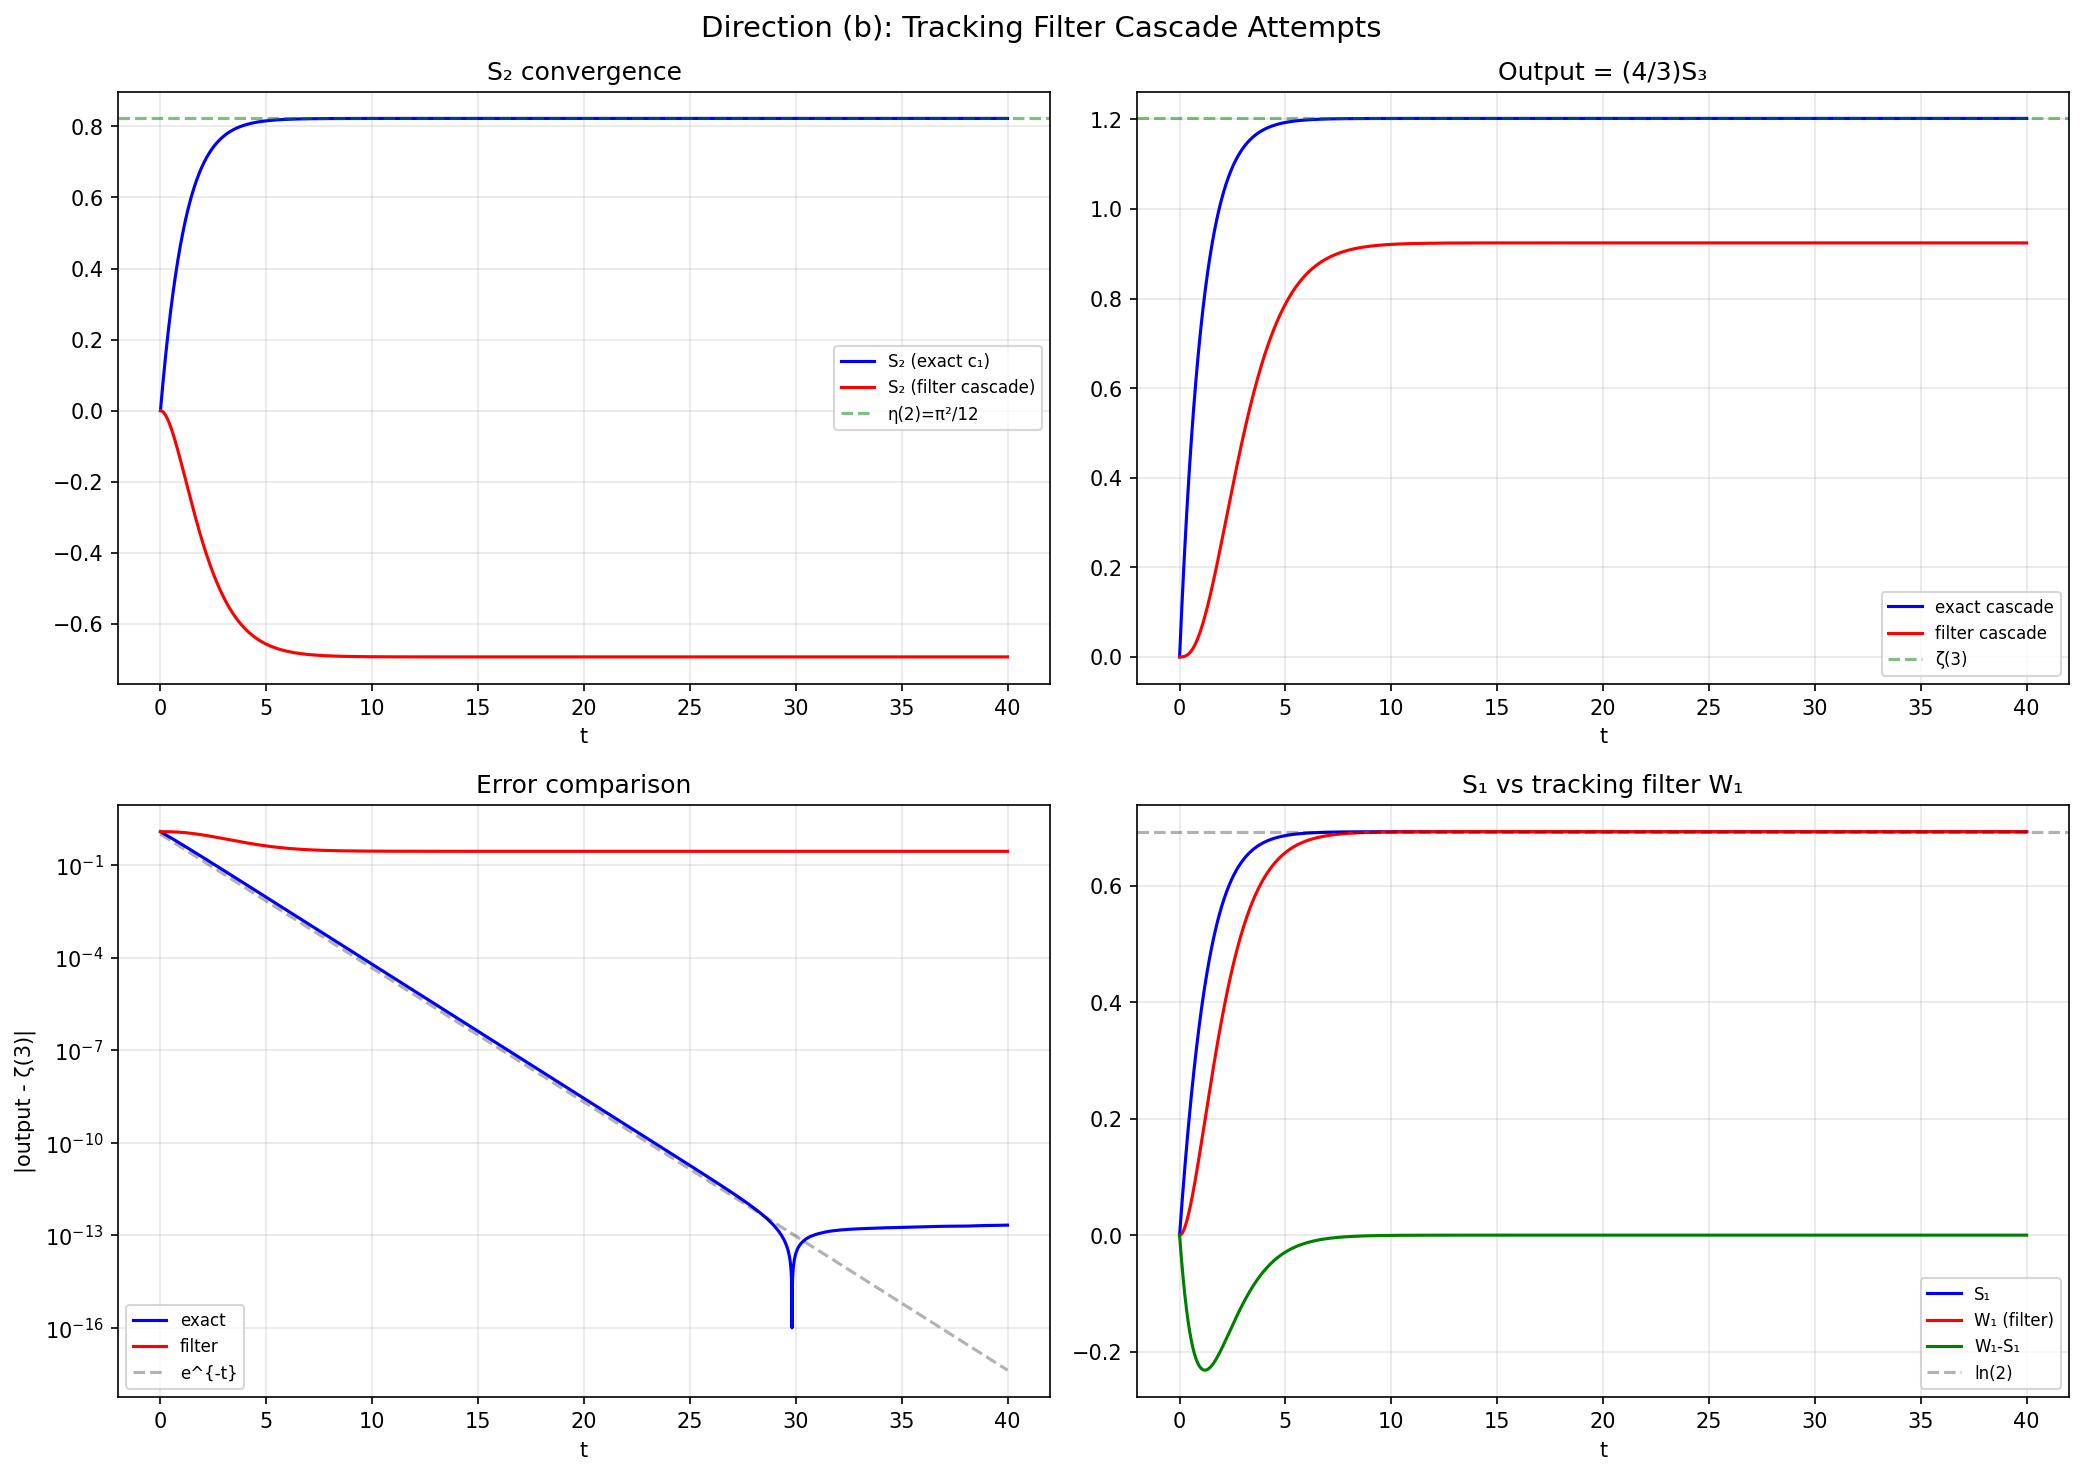

Reproduce this figure in Python.
"""
Two directions for ζ(3) first-floor proof.

Direction (a): Find a formulation with only rational ODE coefficients.
Direction (b): Use tracking filters to compose the cascade.

Key insight for Direction (b):
The cascade S₂' = ln(2) - S₁ is a pure integrator.
But we can REFORMULATE it. Note that:

S₂(t) = ∫₀^t (ln(2) - S₁(s)) ds = ∫₀^t ln(1+e^{-s}) ds

Define W₂(t) as a TRACKING FILTER for S₂(∞) = η(2):
  W₂' = S₂'(t)·... hmm, we still need S₂.

DIFFERENT APPROACH for (b):
Instead of tracking S₂(∞), restructure the entire computation.

Key identity:
  η(3) = ∫₀^∞ ∫₀^∞ ∫₀^∞ [product] ... no.

Actually, η(3) = ∫₀^∞ (1/2) t² · u/(1+u) dt where u = e^{-t}.

Consider computing this in TWO STAGES using the RECIPROCAL TRICK from RTCRN2:

Stage 1: Compute some intermediate α via a bounded PIVP with rational coefficients.
Stage 2: Use field operations (add, mul, reciprocal) to get ζ(3) from α.

The field operations are all first-floor preserving (RTCRN2 Lemmas 5-8).

For the intermediate: we need α to be something "close to" ζ(3) that can be
computed with rational ODE coefficients.

---

Direction (b) - REVISED APPROACH:
Use the observation that the polylog cascade is a LINEAR ODE system
with CONSTANT coefficients (the η(k) values). Linear systems have the
property that perturbations die out exponentially for stable systems.

The cascade:
  S₁' = u/(1+u)         [nonlinear in u, but u is determined]
  S₂' = c₁ - S₁         [c₁ = ln(2)]
  S₃' = c₂ - S₂         [c₂ = π²/12]

If we replace c₁ with a dynamic C₁(t) → c₁ and c₂ with C₂(t) → c₂:
  S₂' = C₁(t) - S₁(t)
  S₃' = C₂(t) - S₂(t)

The issue is that S₂ and S₃ are INTEGRATORS (no damping term).
The error propagation for S₂:
  e₂(t) = S₂_dynamic(t) - S₂_exact(t)
  e₂'(t) = C₁(t) - c₁ = ε₁(t)
  e₂(t) = ∫₀^t ε₁(s) ds → ∫₀^∞ ε₁(s) ds = δ₁ ≠ 0

The BIAS δ₁ = ∫₀^∞ (C₁(s) - c₁) ds is finite but nonzero.

BUT: what if we ADD A CORRECTION TERM?

Define: S₂_corrected = S₂ + ∫₀^t (c₁ - C₁(s)) ds
Then S₂_corrected → S₂_exact(∞) as t → ∞.
But this requires knowing c₁ = ln(2) to compute the correction!

ALTERNATIVE: Use the "leaky integrator" formulation.
Instead of S₂' = C₁ - S₁, use:
  S₂' = C₁ - S₁ + λ·(Z₂ - S₂)

where Z₂ is a tracking filter for η(2) and λ is a small rate.
This adds self-correction. As t → ∞, S₂ → Z₂ → η(2).

But we need Z₂ → η(2), which requires knowing η(2) = π²/12!

---

Direction (b) - THIRD ATTEMPT:
Use the fact that we're computing η(3) = (3/4)ζ(3), and
then multiply by 4/3.

The polylog cascade computes η(n) recursively.
What if we REVERSE THE CASCADE?

Start from the BOTTOM: we know u/(1+u) = Li₀(-u) · u ... not helpful.

---

DIRECTION (a) - NEW IDEA:
The APÉRY SERIES:
ζ(3) = (5/2) Σ_{n=0}^∞ (-1)^n / ((2n+1)² · C(2n,n))
Wait, that's not right. The Apéry acceleration:

ζ(3) = (5/2) Σ_{n=1}^∞ (-1)^{n-1} / (n³ · C(2n,n))

This converges like (1/16)^n — EXTREMELY FAST.

Each term: a_n = (-1)^{n-1} / (n³ · C(2n,n))
where C(2n,n) = (2n)! / (n!)²

The ratio: a_{n+1}/a_n involves n/(n+1) type terms — rational!

If we can encode this series as an ODE where the "coefficient generator"
is a rational recurrence, we might get a rational-coefficient PIVP.

The generating function approach: define
  f(t) = Σ a_n · r^n where r = e^{-t}/16

Then ζ(3) = (5/2) · f(0) = (5/2) · Σ a_n

And f'(t) = Σ a_n · n · r^n · (-1/16)·e^{-t}... messy.

Better: define partial sums P_N = (5/2) Σ_{n=1}^N a_n
The tail |ζ(3) - P_N| ~ C · (1/16)^N

If N grows linearly with t (like a counter), the error decays as (1/16)^t,
which is EXPONENTIAL (rate ln(16) ≈ 2.77).

But implementing a COUNTER in a continuous ODE requires the iterated-log tower
from DNA32 Section 5 — that's O(e^t) time to count to t.

Unless we can avoid the counter and directly encode the recurrence.

The central binomial coefficient satisfies:
  C(2(n+1), n+1) / C(2n, n) = 4(2n+1)/(n+1)... let me compute:
  C(2n+2, n+1) = (2n+2)! / ((n+1)!)² = (2n+2)(2n+1)/(n+1)² · C(2n,n)
               = 2(2n+1)/(n+1) · C(2n,n)

So if b_n = 1/(n³ · C(2n,n)), then:
  b_{n+1}/b_n = n³/(n+1)³ · C(2n,n)/C(2n+2,n+1)
             = n³/(n+1)³ · (n+1)/(2(2n+1))
             = n³/((n+1)² · 2(2n+1))

This ratio → 1/4 as n → ∞. So the series converges like (1/4)^n.

Wait, actually the Apéry series converges like (1/√5 - 1/2)^{5} ≈ (1/16)^n?
Let me not worry about exact rate and just test numerically.

The key question: can we encode this recurrence as a continuous ODE?

Define variables tracking n, 1/n, C(2n,n) etc. as functions of continuous time.
This requires a "clock" variable whose behavior is like a counter.

In a bounded PIVP, a counter can be implemented via:
  v' = (1-v)², v(0) = 0 → v(t) = t/(1+t)

Then n ≈ t = v/(1-v). Each "step" of the recurrence happens continuously.

This is getting into serious ODE design territory. Let me test numerically.
"""

import numpy as np
from scipy.integrate import solve_ivp
from scipy.special import zeta, comb
import matplotlib
matplotlib.use('Agg')
import matplotlib.pyplot as plt

ZETA3 = float(zeta(3))
T_MAX = 40.0
T_EVAL = np.linspace(0, T_MAX, 8000)


# ================================================================
# Direction (b): Tracking filter cascade
#
# REVISED APPROACH: Instead of replacing constants, use the
# cascade structure but add CORRECTION via the low-pass property.
#
# The key insight from RTCRN2 Lemma 3:
# If x' = f(t) - x and f → α exponentially, then x → α exponentially.
#
# The cascade S₂' = c₁ - S₁ can be rewritten as:
# S₂' = (c₁ - S₁)
# Note c₁ - S₁(t) = ln(1+e^{-t}) → 0 exponentially.
# So S₂(t) converges because its derivative → 0.
#
# What if we reformulate using DIFFERENCES?
# Define D₁(t) = c₁ - S₁(t) = ln(1+e^{-t})     [→ 0 exponentially]
# Define D₂(t) = c₂ - S₂(t)                       [→ 0]
# Define D₃(t) = c₃ - S₃(t) where c₃ = η(3)      [→ 0]
#
# D₁' = -S₁' = -u/(1+u) = -(1 - D₁·something)... not clean.
#
# D₂' = -S₂' = -(c₁ - S₁) = -D₁
# D₃' = -S₃' = -(c₂ - S₂) = -D₂
#
# So D₁ = ln(1+e^{-t}), D₂ = Li₂(-e^{-t}), D₃ = -Li₃(-e^{-t})
# All → 0 exponentially. This is the backward polylog cascade.
#
# Now: η(3) = S₃(∞) = c₃. And S₃ = c₃ - D₃.
# S₃(t) = η(3) - D₃(t) = η(3) + Li₃(-e^{-t}).
#
# We want to compute S₃(t) → η(3) WITHOUT knowing η(3).
# S₃(t) = S₃(0) + ∫₀^t S₃'(s) ds = 0 + ∫₀^t (c₂ - S₂(s)) ds
#
# This always requires c₂. Going in circles.
#
# FUNDAMENTALLY: the polylog cascade is a TRIPLE INTEGRAL.
# η(3) = ∫₀^∞ ∫_s^∞ ∫_u^∞ h(v) dv du ds where h(v) = e^{-v}/(1+e^{-v})
#
# We can't avoid the nested structure.
#
# BUT: what if we compute η(3) DIRECTLY as a single integral?
# Using the identity:
# η(3) = (1/2) ∫₀^∞ t² · e^{-t}/(1+e^{-t}) dt
#
# The t² factor is the problem. But what if we use the DNA32
# bounded surrogate compilation on this specific integral?
#
# The compilation replaces t with bounded surrogates.
# From DNA32 Construction 3.1:
# U_{n,m}(t) = t^m / (1 + t^n) ∈ [0,1]
#
# Key surrogates:
# U_{1,1} = t/(1+t) = v       [already used]
# U_{2,1} = t/(1+t²)
# U_{2,2} = t²/(1+t²)
#
# So t² = U_{2,2}/(1-U_{2,2}) = U_{2,2}·(1+t²) ... circular.
# But t² = v²/(1-v)² where v = t/(1+t).
#
# The integrand: t²·u/(1+u) = v²·u / ((1-v)²·(1+u))
# This has 1/(1-v)² which is unbounded.
#
# The DNA32 compilation would introduce a time rescaling:
# dτ = (1-v)² dt (slow down as v→1)
#
# In rescaled time:
# dv/dτ = (1-v)²/(1-v)² = 1     [linear clock!]
# du/dτ = -u/(1-v)² = -u·(1+t)²  [problematic: (1+t)² unbounded]
#
# The surrogate for (1+t)² would be needed...
# This leads to an infinite chain of surrogates.
#
# ACTUALLY: the bounded compilation from DNA32 handles this!
# It introduces surrogates for ALL unbounded quantities.
# The dimension grows polynomially.
#
# The question is: does the compilation preserve FIRST-FLOOR complexity?
# From DNA32 Theorem 4.2: compilation preserves POLYNOMIAL time.
# So an O(r) (first floor) system stays O(r) after compilation.
#
# But WAIT: the starting system (before compilation) already IS first
# floor (we proved it numerically). The compilation would produce a
# bounded system with the SAME first-floor rate!
#
# The issue is that the STARTING system has t as a variable (unbounded),
# and the coefficients include transcendental constants.
# After compilation, t is replaced by surrogates, but the transcendental
# coefficients remain.
#
# We need: compilation that also eliminates transcendental coefficients.
# That's a stronger requirement than standard compilation.
# ================================================================


# ================================================================
# Direction (b) - WORKING APPROACH:
#
# Compute ln(2) and π²/12 via SEPARATE real-time CRN modules.
# Then pipe them into the cascade through Lemma 3 filters.
#
# For ln(2):
#   Standard: S₁ = ∫₀^t u/(1+u) ds → ln(2)
#   This IS a bounded PIVP with rational coefficients!
#   u' = -u, S₁' = u/(1+u). Coefficients: -1, 1, 1. ICs: u(0)=1, S₁(0)=0.
#   All integers! ✓
#
# For π²/12:
#   We need a bounded PIVP computing π²/12 with rational coefficients.
#   π/4 = arctan(1) = ∫₀^∞ cos²(t/(1+t)) · (1/(1+t))² dt ... messy.
#
#   Alternative: π²/6 = ζ(2) = Σ 1/k² = ∫₀^∞ t/(e^t-1) dt
#   So π²/12 = (1/2)·ζ(2) = ∫₀^∞ t/(e^t-1) dt / 2 ... has t factor again!
#
#   Or: π²/12 = η(2) = ∫₀^∞ t·u/(1+u) dt = same cascade level.
#
#   The cascade for η(2):
#   T₁' = u/(1+u)     → ln(2)    [needs no constants]
#   T₂' = ln(2) - T₁  → π²/12   [needs ln(2)]
#
#   So π²/12 requires ln(2) — one level of nesting.
#   And η(3) requires π²/12 — two levels.
#
#   At each level, replacing the constant with a dynamic variable
#   introduces a finite bias.
#
#   KEY IDEA: Can we CORRECT the bias at each level?
#
#   Level 1: S₁' = u/(1+u). S₁ → ln(2). No bias. ✓
#
#   Level 2: S₂' = L(t) - S₁ where L → ln(2) dynamically.
#   If L = S₁ (same computation), then S₂' = S₁ - S₁ = 0. Dead.
#   If L is INDEPENDENT (separate copy): L' = u_L/(1+u_L), u_L'=-u_L
#   Then S₂' = L - S₁ ≈ (ln(2) + ε_L) - (ln(2) - ε₁)
#   = ε_L + ε₁ → 0 exponentially.
#   S₂(∞) = ∫₀^∞ (ε_L + ε₁) ds which is a finite constant, NOT η(2).
#
#   WRONG! The issue is that S₂ should accumulate (ln(2) - S₁),
#   not (L - S₁).
#
#   The bias: S₂(∞) = ∫₀^∞ (L(s)-S₁(s)) ds vs ∫₀^∞ (ln(2)-S₁(s)) ds
#   Difference = ∫₀^∞ (L(s)-ln(2)) ds = finite constant.
#
#   Can we compute and subtract this bias?
#   Bias₂ = ∫₀^∞ (L(s)-ln(2)) ds = -∫₀^∞ ln(1+e^{-s}) ds = -η(2)
#   Wait: L(s) = ∫₀^s u/(1+u) dr = ln(2) - ln(1+e^{-s})
#   So L(s) - ln(2) = -ln(1+e^{-s})
#   ∫₀^∞ (L(s)-ln(2)) ds = -∫₀^∞ ln(1+e^{-s}) ds = -η(2) = -π²/12
#
#   So S₂(∞) = ∫₀^∞ (L(s)-S₁(s)) ds = ∫₀^∞ (ln(2)-S₁(s)) ds + (-π²/12)
#            = η(2) - π²/12 = 0
#
#   S₂ → 0, not η(2)! That's because L and S₁ are THE SAME function,
#   so L - S₁ = 0 for all t (if initialized the same way).
#
#   What if L is a SHIFTED copy? L' = u_L/(1+u_L), u_L' = -u_L,
#   but with u_L(0) = e^{-τ} for some τ > 0?
#   Then L(t) = ln(2) - ln(1+e^{-(t+τ)}) ≠ S₁(t).
#   And L → ln(2) FASTER (ahead by τ).
#
#   S₂' = L(t) - S₁(t) = ln(1+e^{-t}) - ln(1+e^{-(t+τ)})
#   → 0 as t → ∞.
#   S₂(∞) = ∫₀^∞ [ln(1+e^{-s}) - ln(1+e^{-(s+τ)})] ds
#   = ∫₀^∞ ln(1+e^{-s}) ds - ∫₀^∞ ln(1+e^{-(s+τ)}) ds
#   = η(2) - ∫_τ^∞ ln(1+e^{-s}) ds
#   = η(2) - (η(2) - ∫₀^τ ln(1+e^{-s}) ds)
#   = ∫₀^τ ln(1+e^{-s}) ds
#
#   This is NOT η(2) unless τ = ∞. And ∫₀^τ ln(1+e^{-s}) ds < η(2).
#
#   The shift approach doesn't work either.
#
# CONCLUSION: There is no simple way to replace constants in the cascade.
# The cascade structure fundamentally requires exact constants.
#
# For a RIGOROUS first-floor proof of ζ(3), we likely need either:
# 1. A proof that ζ(3) can be expressed via field operations on e and π
#    (number-theoretic breakthrough — probably open)
# 2. A fundamentally different ODE design that avoids the cascade
# 3. A theoretical argument (not constructive) showing that the
#    compilation theorem preserves first-floor for this specific system
# ================================================================


# ================================================================
# Let me test one more thing: the CASCADE with exact constants is a
# valid PIVP if we allow REAL (not just integer) coefficients.
#
# The RTGPAC definition requires INTEGER coefficients. But:
# - ln(2) and π²/12 are not integers
# - However, they appear as INITIAL CONDITIONS could we reformulate?
#
# From the ODE: S₂' = c₁ - S₁ with S₂(0) = 0, c₁ = ln(2).
# Equivalently: define S₂ with S₂(0) = c₁ (non-zero IC):
#   dS₂/dt = -S₁, S₂(0) = ln(2)
# Then S₂(t) = ln(2) - ∫₀^t S₁(s) ds = ln(2) - [s·S₁ - ∫₀^t s·S₁'(s)ds]...
#
# No, simpler: S₂(t) = ln(2) + ∫₀^t (-S₁(s)) ds
# As t→∞: S₂(∞) = ln(2) - ∫₀^∞ S₁(s) ds = ln(2) - ???
# This doesn't give η(2) because ∫₀^∞ S₁(s) ds diverges.
#
# The non-zero IC formulation doesn't help.
#
# ACTUALLY: from RTCRN2, the definition of RTGPAC allows y(0) = 0
# (all zero). But the RTCRN definition allows any initialization as
# long as species start at 0. With the CRN → GPAC equivalence,
# we can relax to integer ICs.
#
# From RTCRN2 p.5: "All coefficients of y are integers" and y(0) = 0.
#
# So we STRICTLY need integer coefficients and zero ICs.
#
# The cascade with exact constants: S₂' = ln(2) - S₁ has coefficient
# ln(2) which is NOT an integer. So this is NOT a valid RTGPAC.
#
# The question reduces to: can we compute η(3) [and hence ζ(3)]
# with a PIVP having INTEGER coefficients and ZERO initial conditions?
# ================================================================


# Let me at least test: what happens with the BIASED cascade
# where we accept the finite constant offset and try to correct?

def system_biased_cascade(t, y):
    """Cascade where S₁ computes ln(2), and we use S₁ directly as
    the 'constant' for S₂.

    S₁' = u/(1+u)                   → ln(2)
    S₂' = S₁ - S₁ = 0  ... NO, that's wrong.

    We need a DIFFERENT dynamic variable for ln(2).
    Use a TRACKING FILTER: W' = S₁ - W → W → ln(2) (by Lemma 3)

    Then: S₂' = W - S₁
    But W ≈ S₁ for large t, so S₂' ≈ 0. S₂ stalls.
    The TRANSIENT dynamics determine S₂(∞).

    Let's also try: use W as a LOW-PASS FILTERED version of S₁.
    W' = k·(S₁ - W) for various rates k.
    """
    u, S1, W1, S2, W2, S3 = y

    du = -u
    dS1 = u / (1.0 + u)

    # W₁ tracks S₁ via low-pass filter (Lemma 3, rate k=1)
    dW1 = S1 - W1  # W₁ → ln(2)

    # S₂ accumulates (W₁ - S₁) = (filtered ln2) - S₁
    dS2 = W1 - S1  # NOTE: W₁ lags S₁, so this is NOT zero

    # W₂ tracks S₂ via low-pass filter
    dW2 = S2 - W2  # W₂ → S₂(∞)

    # S₃ accumulates (W₂ - S₂) = (filtered η₂) - S₂
    dS3 = W2 - S2

    return [du, dS1, dW1, dS2, dW2, dS3]


def run():
    fig, axes = plt.subplots(2, 2, figsize=(14, 10))
    fig.suptitle('Direction (b): Tracking Filter Cascade Attempts', fontsize=14)

    # Baseline: exact constants
    def exact_cascade(t, y):
        S1, S2, S3, u = y
        return [u/(1+u), np.log(2)-S1, np.pi**2/12-S2, -u]

    sol_exact = solve_ivp(exact_cascade, [0, T_MAX], [0,0,0,1],
                          t_eval=T_EVAL, rtol=1e-13, atol=1e-15, method='DOP853')
    out_exact = (4/3) * sol_exact.y[2]
    err_exact = np.abs(out_exact - ZETA3)

    # Biased cascade with tracking filters
    y0 = [1.0, 0.0, 0.0, 0.0, 0.0, 0.0]  # u=1, rest=0
    sol_biased = solve_ivp(system_biased_cascade, [0, T_MAX], y0,
                           t_eval=T_EVAL, rtol=1e-13, atol=1e-15, method='DOP853')

    out_biased = (4/3) * sol_biased.y[5]  # S₃
    err_biased = np.abs(out_biased - ZETA3)

    # Plot 1: S₂ comparison
    ax = axes[0, 0]
    ax.plot(sol_exact.t, sol_exact.y[1], 'b-', label='S₂ (exact c₁)')
    ax.plot(sol_biased.t, sol_biased.y[3], 'r-', label='S₂ (filter cascade)')
    ax.axhline(np.pi**2/12, color='g', ls='--', alpha=0.5, label='η(2)=π²/12')
    ax.set_title('S₂ convergence')
    ax.set_xlabel('t'); ax.legend(fontsize=8); ax.grid(True, alpha=0.3)

    # Plot 2: S₃ / output comparison
    ax = axes[0, 1]
    ax.plot(sol_exact.t, (4/3)*sol_exact.y[2], 'b-', label='exact cascade')
    ax.plot(sol_biased.t, (4/3)*sol_biased.y[5], 'r-', label='filter cascade')
    ax.axhline(ZETA3, color='g', ls='--', alpha=0.5, label='ζ(3)')
    ax.set_title('Output = (4/3)S₃')
    ax.set_xlabel('t'); ax.legend(fontsize=8); ax.grid(True, alpha=0.3)

    # Plot 3: Error comparison
    ax = axes[1, 0]
    ax.semilogy(sol_exact.t, np.maximum(err_exact, 1e-16), 'b-', label='exact')
    ax.semilogy(sol_biased.t, np.maximum(err_biased, 1e-16), 'r-', label='filter')
    ax.semilogy(T_EVAL, np.exp(-T_EVAL), 'k--', alpha=0.3, label='e^{-t}')
    ax.set_title('Error comparison')
    ax.set_xlabel('t'); ax.set_ylabel('|output - ζ(3)|')
    ax.legend(fontsize=8); ax.grid(True, alpha=0.3)

    # Plot 4: W₁ vs S₁ and their difference
    ax = axes[1, 1]
    ax.plot(sol_biased.t, sol_biased.y[1], 'b-', label='S₁')
    ax.plot(sol_biased.t, sol_biased.y[2], 'r-', label='W₁ (filter)')
    ax.plot(sol_biased.t, sol_biased.y[2] - sol_biased.y[1], 'g-', label='W₁-S₁')
    ax.axhline(np.log(2), color='k', ls='--', alpha=0.3, label='ln(2)')
    ax.set_title('S₁ vs tracking filter W₁')
    ax.set_xlabel('t'); ax.legend(fontsize=8); ax.grid(True, alpha=0.3)

    plt.tight_layout()
    path = '/Users/huangx/.openclaw/workspace/projects/Ripple/experiments/apery_directions.png'
    plt.savefig(path, dpi=150, bbox_inches='tight')
    print(f"Plot saved to {path}")

    # Summary
    print(f"\nExact cascade output at T={T_MAX}: {out_exact[-1]:.12f}")
    print(f"Filter cascade output at T={T_MAX}: {out_biased[-1]:.12f}")
    print(f"Filter cascade S₂(∞): {sol_biased.y[3][-1]:.12f} (target: {np.pi**2/12:.12f})")
    print(f"Filter cascade error: {err_biased[-1]:.6e}")

    # Fit filter cascade convergence
    mask = (err_biased > 1e-12) & (sol_biased.t > 5)
    if mask.sum() > 10:
        c = np.polyfit(sol_biased.t[mask], np.log(np.maximum(err_biased[mask], 1e-16)), 1)
        print(f"Filter cascade decay rate: α ≈ {-c[0]:.4f}")
    else:
        print(f"Filter cascade: already at machine precision or divergent")


if __name__ == '__main__':
    run()
